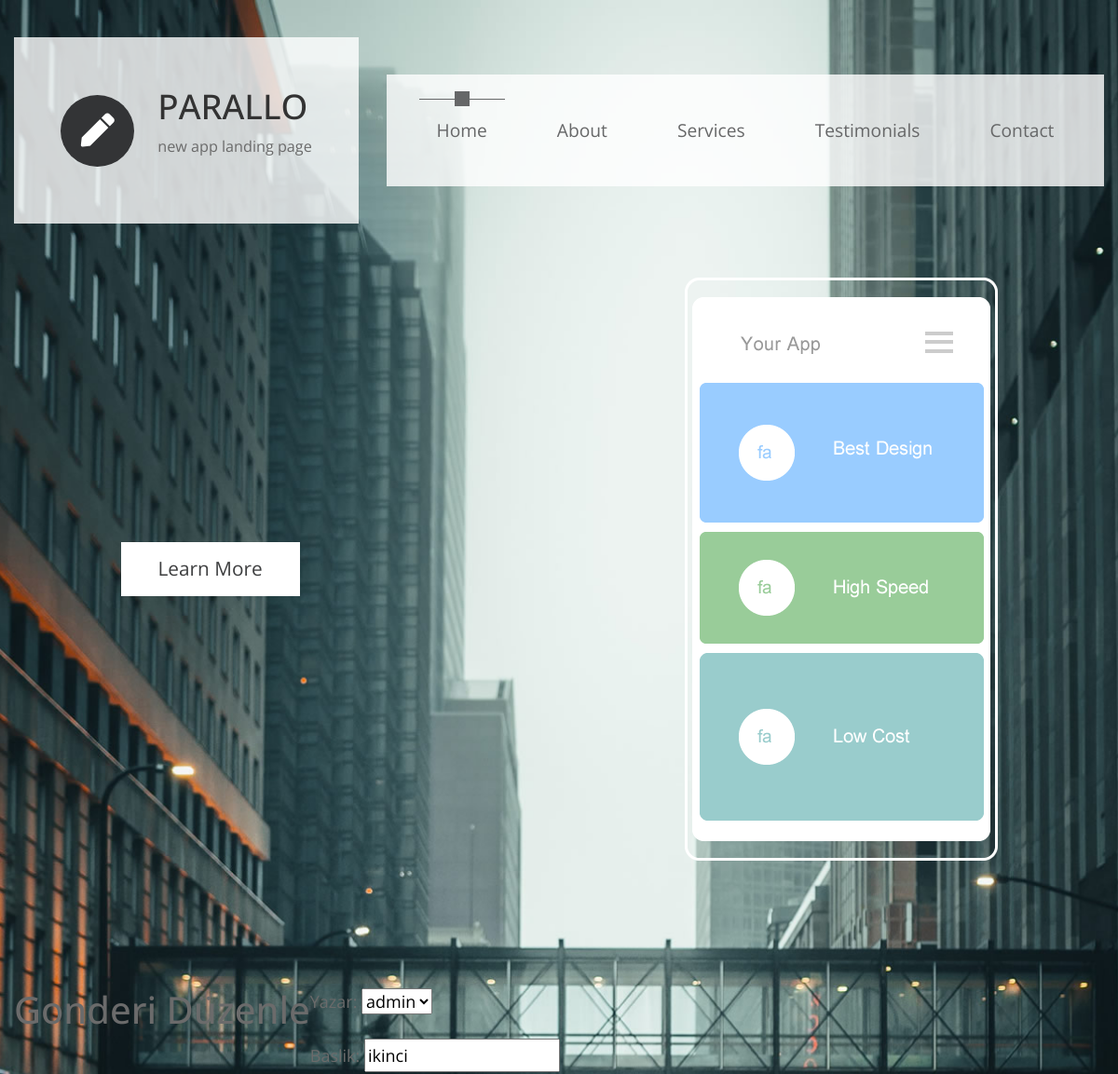
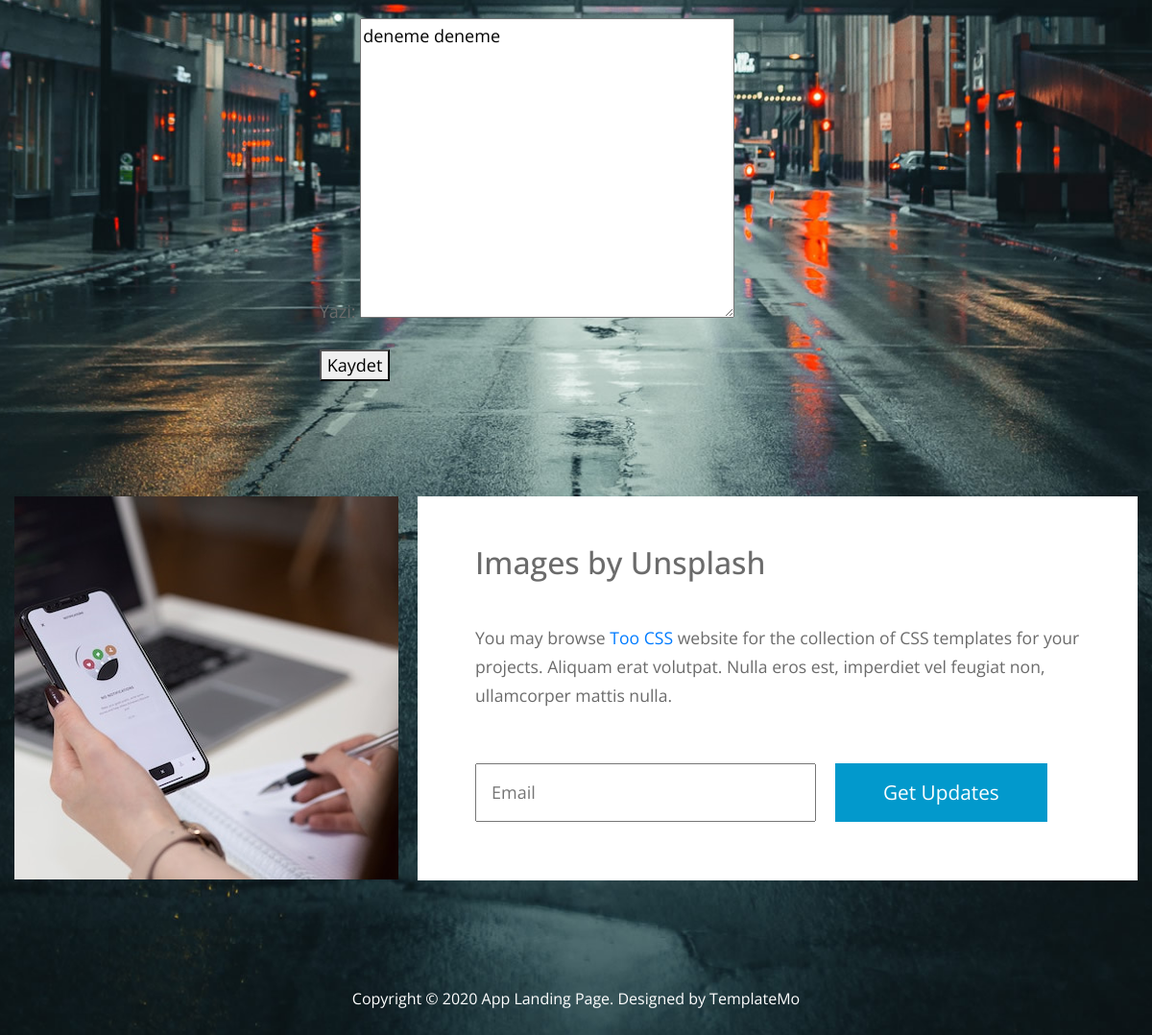
Screenshot of /dGonderi/2/duzenle/ with the database file from the repository (2 pictures, top to bottom).
### Blog/models.py (models this page shows, shortened)
class GonderiModel(models.Model):
    yazar = models.ForeignKey('auth.User',on_delete=models.CASCADE)
    baslik = models.CharField(max_length=200)
    yazi = models.TextField()
    olus_zaman = models.DateTimeField(default=timezone.now)
    yayim_zaman = models.DateTimeField(null=True,blank=True)

### Blog/views.py (the view)
# urls.py: path('dGonderi/<int:pk>/duzenle/',views.gDuzenle,name="gDuzenle")
def gDuzenle(request,pk):
    gonderi = get_object_or_404(GonderiModel,pk=pk)
    if request.method == "POST":
        form = GonderiForm(request.POST,instance=gonderi)
        if form.is_valid():
            gonderi = form.save(commit=False)
            ben = User.objects.get(username="admin")
            gonderi.yazar = ben
            gonderi.yayim_zaman = timezone.now()
            gonderi.save()
            return redirect('gDetay',pk=gonderi.pk)
    else:
        form = GonderiForm(instance=gonderi)
    return render(request,'Blog/dGonderi.html',{"form":form})

### Blog/forms.py
class GonderiForm(forms.ModelForm):
    class Meta:
        model = GonderiModel
        fields = ("yazar","baslik","yazi")

### templates/Blog/dGonderi.html (shortened to what this page needs)
{% extends "../base.html" %}
{% block content %}
<h1>Gonderi Düzenle</h1>
<form method="POST" class="post-from">
{{ form.as_p }}
<button type="submit" >Kaydet</button>
</form>
{% endblock %}

### Site/static/css/templatemo-style.css (style rules this page uses)
html { scroll-behavior: smooth; }
body { font-family: "Open Sans", Arial, Helvetica, sans-serif; font-size: 18px; font-weight: 400; color: #6b6b6b; overflow-x: hidden; }
a, button { transition: all 0.3s ease; }
p { line-height: 1.7; }

### rows the page displays
GonderiModel: yazar "admin", baslik "ikinci", yazi "deneme deneme"
